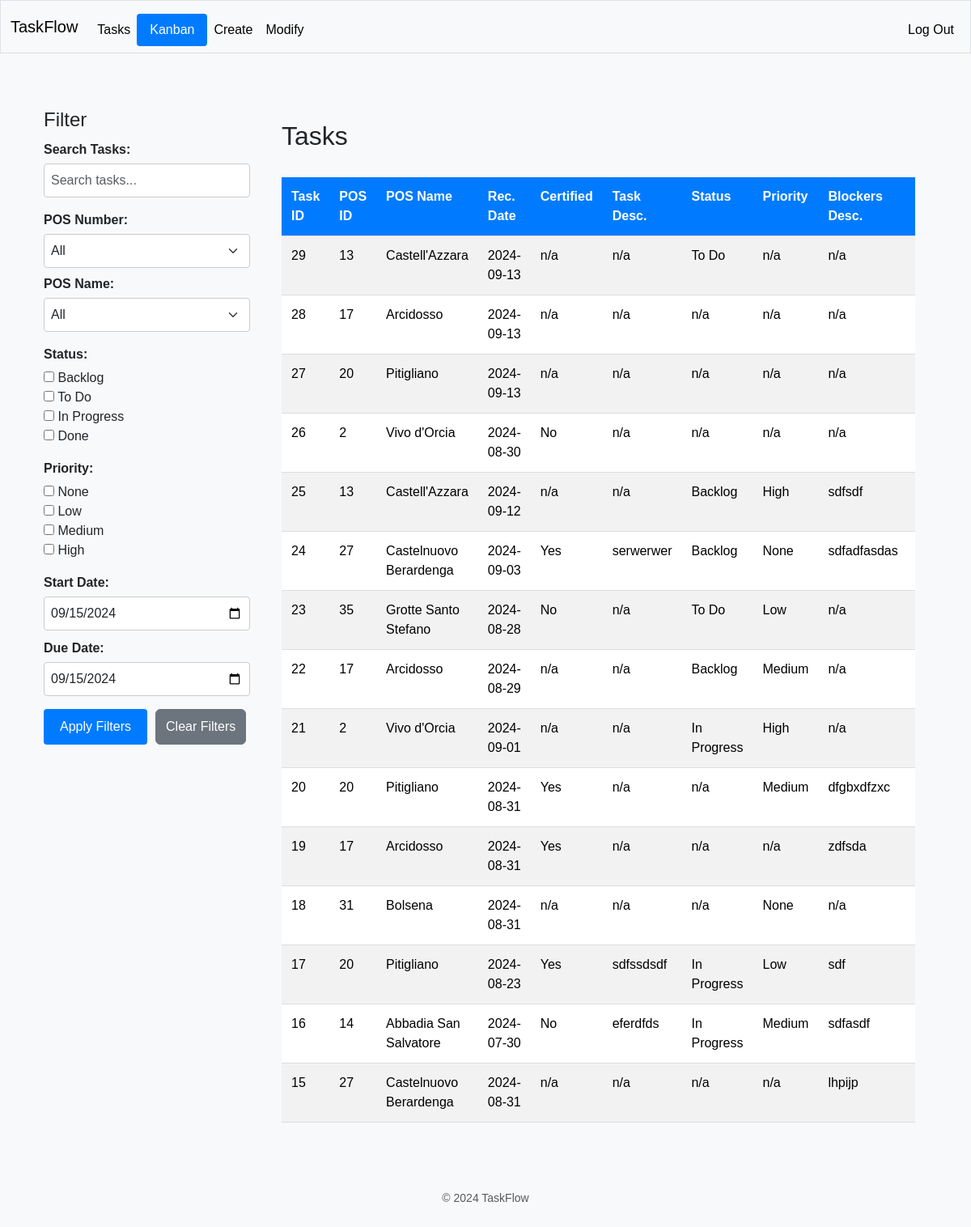
The page /tasks (signed in) on the database as committed earlier.
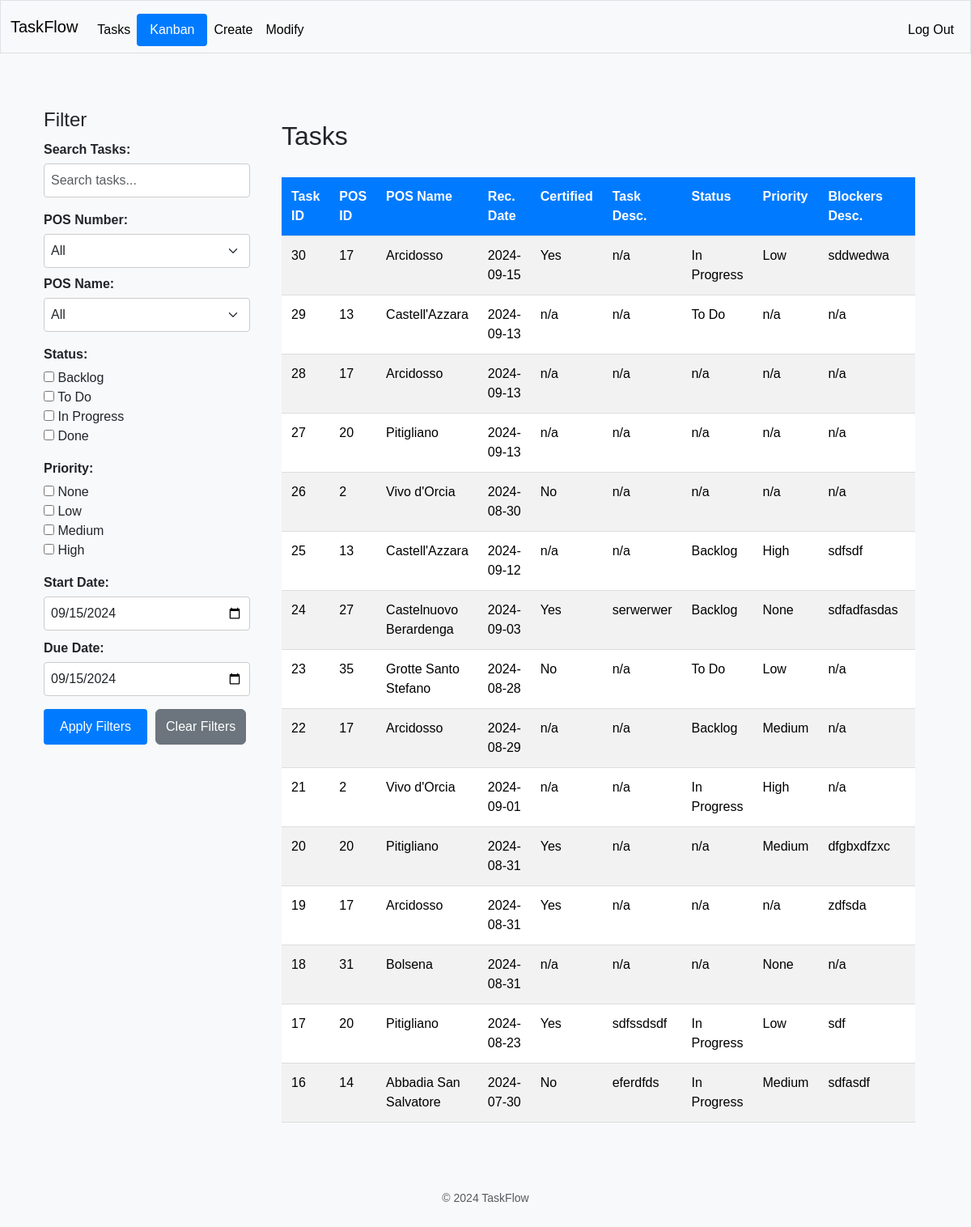
The same page on the database as committed later.
### tables this page shows
CREATE TABLE tasks (
                        task_id INTEGER NOT NULL, 
                        task_desc VARCHAR, 
                        task_status VARCHAR, 
                        task_priority VARCHAR, 
                        task_start_date DATE, 
                        task_due_date DATE, 
                        task_notes VARCHAR, 
                        pos_id INTEGER NOT NULL, 
                        blocker_id INTEGER, 
                        rec_id INTEGER, 
                        PRIMARY KEY (task_id), 
                        CHECK (task_status IN ('Backlog', 'To Do', 'In Progress', 'Done')), 
                        CHECK (task_priority IN ('None', 'Low', 'Medium', 'High')),
                        FOREIGN KEY(pos_id) REFERENCES pos (pos_id),
                        FOREIGN KEY(blocker_id) REFERENCES blockers (blocker_id),
                        FOREIGN KEY(rec_id) REFERENCES rec (rec_id)
                    );

CREATE TABLE pos (
	pos_id INTEGER NOT NULL, 
	pos_name VARCHAR NOT NULL, 
	PRIMARY KEY (pos_id), 
	UNIQUE (pos_name)
);

CREATE TABLE rec (
                        rec_id INTEGER NOT NULL, 
                        rec_date DATE, 
                        rec_certified BOOLEAN, 
                        task_id INTEGER, 
                        pos_id INTEGER, 
                        blocker_id INTEGER, 
                        PRIMARY KEY (rec_id),
                        FOREIGN KEY(task_id) REFERENCES tasks (task_id),
                        FOREIGN KEY(pos_id) REFERENCES pos (pos_id),
                        FOREIGN KEY(blocker_id) REFERENCES blockers (blocker_id)
                    );

CREATE TABLE blockers (
                        blocker_id INTEGER NOT NULL, 
                        blocker_desc VARCHAR, 
                        blocker_responsible VARCHAR, 
                        blocker_resolved BOOLEAN, 
                        blocker_res_date DATE, 
                        pos_id INTEGER, 
                        rec_id INTEGER, 
                        task_id INTEGER, 
                        PRIMARY KEY (blocker_id),
                        FOREIGN KEY(pos_id) REFERENCES pos (pos_id),
                        FOREIGN KEY(rec_id) REFERENCES rec (rec_id),
                        FOREIGN KEY(task_id) REFERENCES tasks (task_id)
                    );

### app.py (the view)
@app.route("/tasks")
@login_required
def tasks():
    page = request.args.get('page', 1, type=int)
    base_query = select(
        tasks_table.c.task_id,
        tasks_table.c.task_desc,
        tasks_table.c.task_status,
        tasks_table.c.task_priority,
        tasks_table.c.task_start_date,
        tasks_table.c.task_due_date,
        tasks_table.c.task_notes,
        pos_table.c.pos_id,
        pos_table.c.pos_name,
        rec_table.c.rec_date,
        rec_table.c.rec_certified,
        blockers_table.c.blocker_desc,
        blockers_table.c.blocker_responsible
    ).select_from(
        tasks_table
        .join(pos_table, tasks_table.c.pos_id == pos_table.c.pos_id)
        .outerjoin(rec_table, tasks_table.c.rec_id == rec_table.c.rec_id)
        .outerjoin(blockers_table, tasks_table.c.blocker_id == blockers_table.c.blocker_id)
    ).order_by(desc(tasks_table.c.task_id))
    try:
        tasks, total_records, total_pages = get_paginated_tasks(base_query, page, RECORDS_PER_PAGE)
        if not tasks:
            logger.warning("No tasks returned from the database.")
        formatted_tasks = []
        for task in tasks:
            formatted_tasks.append({
                "task_id": task.task_id if task.task_id is not None else "n/a",
                "task_desc": task.task_desc if task.task_desc is not None else "n/a",
                "task_status": task.task_status if task.task_status is not None else "n/a",
                "task_priority": task.task_priority if task.task_priority is not None else "n/a",
                "task_start_date": task.task_start_date.strftime('%Y-%m-%d') if isinstance(task.task_start_date, date) else "n/a",
                "task_due_date": task.task_due_date.strftime('%Y-%m-%d') if isinstance(task.task_due_date, date) else "n/a",
                "task_notes": task.task_notes if task.task_notes is not None else "n/a",
                "pos_id": task.pos_id if task.pos_id is not None else "n/a",
                "pos_name": task.pos_name if task.pos_name is not None else "n/a",
                "rec_date": task.rec_date.strftime('%Y-%m-%d') if isinstance(task.rec_date, date) else "n/a",
                "rec_certified": "Yes" if task.rec_certified is True else "No" if task.rec_certified is False else "n/a",
                "blocker_desc": task.blocker_desc if task.blocker_desc is not None else "n/a",
                "blocker_responsible": task.blocker_responsible if task.blocker_responsible is not None else "n/a"
            })
        with engine.connect() as conn:
            pos_data = conn.execute(select(pos_table.c.pos_id, pos_table.c.pos_name)).fetchall()
        logger.debug(f"Formatted tasks for rendering: {formatted_tasks}")
        return render_template("tasks.html", tasks=formatted_tasks, pos_data=pos_data, page=page, total_pages=total_pages, date=date)
    except Exception as e:
        logger.error(f"Error displaying tasks: {traceback.format_exc()}")
        flash("An error occurred while loading tasks.")
        return redirect("/")

### app.py (called while the page is built)
def get_paginated_tasks(base_query, page, per_page):
    try:
        count_query = select(func.count()).select_from(tasks_table)
        total_records = engine.connect().execute(count_query).scalar()
        total_pages = ceil(total_records / per_page)
        logger.debug(f"Total records: {total_records}, Total pages: {total_pages}")
        paginated_query = base_query.limit(per_page).offset((page - 1) * per_page)
        tasks = engine.connect().execute(paginated_query).fetchall()
        return tasks, total_records, total_pages
    except Exception as e:
        logger.error(f"Error during pagination: {traceback.format_exc()}")
        return [], 0, 0

### helpers.py (called while the page is built)
def login_required(f):
    @wraps(f)
    def decorated_function(*args, **kwargs):
        if session.get("user_id") is None:
            return redirect("/login")
        return f(*args, **kwargs)
    return decorated_function

### templates/tasks.html
{% extends "layout.html" %}
{% block main %}
<div class="container-fluid">
    <div class="row">
        <div class="col-md-3">
            {% include '_sidebar.html' %}
        </div>
        <div class="col-md-9">
            {% include '_tasks_body.html' %}
        </div>
    </div>
</div>
{% endblock %}

### templates/layout.html (shortened to what this page needs)
<!DOCTYPE html>
<html lang="en">
<head>
    <link href="https://cdn.jsdelivr.net/npm/bootstrap@5.3.3/dist/css/bootstrap.min.css" rel="stylesheet">
    <link href="{{ url_for('static', filename='css/style.css') }}" rel="stylesheet">
</head>
<body>
    <nav class="navbar navbar-expand-md navbar-light bg-light border">
        <div class="container-fluid">
            <a class="navbar-brand" href="/"><span class="blue">Task</span><span class="red">Flow</span></a>
            <div class="collapse navbar-collapse" id="navbar">
                {% if session["user_id"] %}
                    <ul class="navbar-nav me-auto mt-2">
                        <li class="nav-item"><a class="nav-link" href="/tasks">Tasks</a></li>
                        <li class="nav-item">
                            <a class="btn btn-primary" href="/kanban">Kanban</a>
                        </li>
                        <li class="nav-item"><a class="nav-link" href="/create">Create</a></li>
                        <li class="nav-item"><a class="nav-link" href="/modify">Modify</a></li>
                    </ul>
                    <ul class="navbar-nav ms-auto mt-2">
                        <li class="nav-item"><a class="nav-link" href="/logout">Log Out</a></li>
                    </ul>
                {% else %}
                    <ul class="navbar-nav ms-auto mt-2">
                        <li class="nav-item"><a class="nav-link" href="/register">Register</a></li>
                        <li class="nav-item"><a class="nav-link" href="/login">Log In</a></li>
                    </ul>
                {% endif %}
            </div>
        </div>
    </nav>
    <main class="container py-5 text-center">
        {% block main %}{% endblock %}
    </main>
    <footer class="mb-5">
        <p class="mb-3 small text-center text-muted">
            &copy; 2024 TaskFlow
        </p>
    </footer>
</body>
</html>

### templates/_sidebar.html (shortened to what this page needs)
<div class="filter-group mb-4">
    <h2 class="filter-title">Filter</h2>
    <label for="taskSearch" class="filter-label">Search Tasks:</label>
    <input id="taskSearch" class="form-control" placeholder="Search tasks..." type="text">
</div>
<div class="filter-group mb-4">
    <label for="filterPosID" class="filter-label">POS Number:</label>
    <select id="filterPosID" class="form-select mb-2">
        <option value="">All</option>
    </select>
    <label for="filterPosName" class="filter-label">POS Name:</label>
    <select id="filterPosName" class="form-select">
        <option value="">All</option>
    </select>
</div>
<div class="filter-group mb-4">
    <label class="filter-label">Status:</label>
    <div>
        <input type="checkbox" id="statusBacklog" value="Backlog"> Backlog
    </div>
    <div>
        <input type="checkbox" id="statusToDo" value="To Do"> To Do
    </div>
    <div>
        <input type="checkbox" id="statusInProgress" value="In Progress"> In Progress
    </div>
    <div>
        <input type="checkbox" id="statusDone" value="Done"> Done
    </div>
</div>
<div class="filter-group mb-4">
    <label class="filter-label">Priority:</label>
    <div>
        <input type="checkbox" id="priorityNone" value="None"> None
    </div>
    <div>
        <input type="checkbox" id="priorityLow" value="Low"> Low
    </div>
    <div>
        <input type="checkbox" id="priorityMedium" value="Medium"> Medium
    </div>
    <div>
        <input type="checkbox" id="priorityHigh" value="High"> High
    </div>
</div>
<div class="filter-group mb-4">
    <label for="startDate" class="filter-label">Start Date:</label>
    <input type="date" id="startDate" class="form-control mb-2" value="{{ date.today().strftime('%Y-%m-%d') }}">
    <label for="endDate" class="filter-label">Due Date:</label>
    <input type="date" id="endDate" class="form-control" value="{{ date.today().strftime('%Y-%m-%d') }}">
</div>
<div class="filter-buttons">
    <button id="filterBtn" class="btn btn-primary mb-2">Apply Filters</button>
    <button id="clearFilterBtn" class="btn btn-secondary mb-2">Clear Filters</button>
</div>

### templates/_tasks_body.html (shortened to what this page needs)
<div class="tasks-wrapper">
    <h2 class="mt-0">Tasks</h2>
    <div class="table-responsive">
        <table class="table table-striped mt-3">
            <thead>
                <tr>
                    <th>Task ID</th>
                    <th>POS ID</th>
                    <th>POS Name</th>
                    <th>Rec. Date</th>
                    <th>Certified</th>
                    <th>Task Desc.</th>
                    <th>Status</th>
                    <th>Priority</th>
                    <th>Blockers Desc.</th>
                    <th>Blockers Resp</th>
                </tr>
            </thead>
            <tbody id="taskTableBody">
                {% for task in tasks %}
                <tr>
                    <td>{{ task.task_id }}</td>
                    <td>{{ task.pos_id }}</td>
                    <td>{{ task.pos_name }}</td>
                    <td>{{ task.rec_date }}</td>
                    <td>{{ task.rec_certified }}</td>
                    <td>{{ task.task_desc }}</td>
                    <td>{{ task.task_status }}</td>
                    <td>{{ task.task_priority }}</td>
                    <td>{{ task.blocker_desc }}</td>
                    <td>{{ task.blocker_responsible }}</td>
                </tr>
                {% endfor %}
            </tbody>
        </table>
    </div>
</div>

### static/css/style.css (style rules this page uses)
body { font-family: Arial, sans-serif !important; background-color: #f8f9fa !important; margin: 0 !important; padding: 0 !important; text-align: left !important; }
.navbar { background-color: #f8f9fa !important; border-bottom: 1px solid #ddd !important; }
.navbar a { color: black !important; font-weight: 500 !important; text-align: left !important; }
.navbar .navbar-nav .nav-link { color: black !important; }
.navbar-brand { color: black !important; }
.navbar .btn { background-color: #007bff !important; padding: 8px 16px !important; border-radius: 4px !important; font-size: 16px !important; color: white !important; text-align: left !important; }
.btn-primary { background-color: #007bff !important; border: none !important; color: white !important; padding: 10px 20px !important; border-radius: 4px !important; cursor: pointer !important; text-align: left !important; }
.container { margin-top: 20px !important; text-align: left !important; }
input[type="text"], input[type="password"], textarea, select { width: 100% !important; padding: 8px !important; margin-bottom: 10px !important; border: 1px solid #ccc !important; border-radius: 4px !important; text-align: left !important; }
.table { width: 100% !important; margin-bottom: 20px !important; border-collapse: collapse !important; text-align: left !important; }
.table th, .table td { padding: 12px !important; border-bottom: 1px solid #ddd !important; vertical-align: top !important; white-space: normal !important; }
.table th { background-color: #007bff !important; color: white !important; }
.table-responsive { overflow-x: auto !important; text-align: left !important; }
.tasks-wrapper { padding: 15px !important; text-align: left !important; }
.filter-group { margin-bottom: 16px !important; text-align: left !important; }
.filter-title { font-size: 1.5em !important; margin-bottom: 10px !important; text-align: left !important; }
.filter-label { display: block !important; margin-bottom: 5px !important; font-weight: bold !important; text-align: left !important; }
.filter-buttons { display: flex !important; gap: 10px !important; text-align: left !important; }
input[type="date"] { width: 100% !important; text-align: left !important; }
.form-control { width: 100% !important; padding: 8px !important; margin-bottom: 10px !important; border: 1px solid #ccc !important; border-radius: 4px !important; text-align: left !important; }

Rows that differ between the two databases and show on the page:
no longer on this page (row unchanged): tasks: task_id "15", pos_id "27", pos_name "Castelnuovo Berardenga", rec_date "2024-08-31", rec_certified "n/a", task_desc "n/a", task_status "n/a", task_priority "n/a", blocker_desc "lhpijp"
added tasks: task_id "30", pos_id "17", pos_name "Arcidosso", rec_date "2024-09-15", rec_certified "Yes", task_desc "n/a", task_status "In Progress", task_priority "Low", blocker_desc "sddwedwa"
